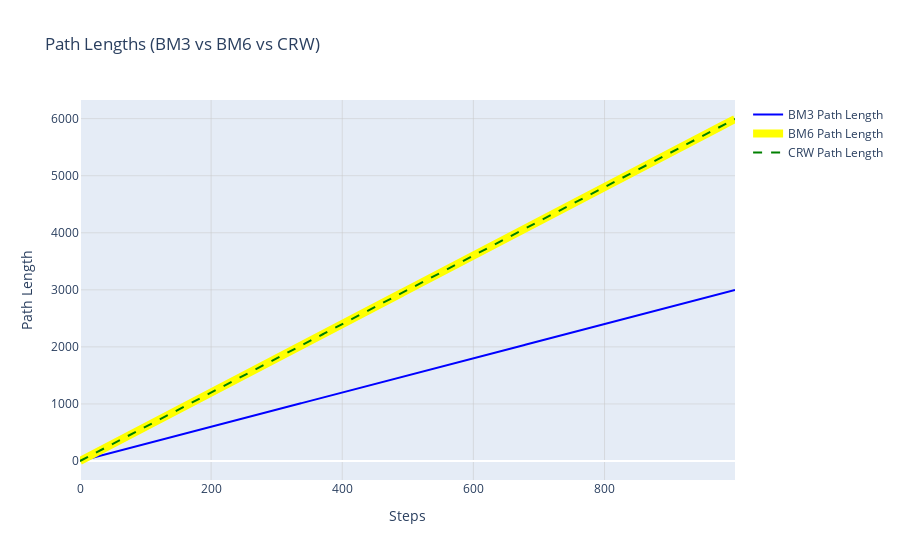

Here is the notebook cell this chart was saved with:
### Markdown cell above
*Plot the results*

### Code cell
# Create a plotly figure
plot = go.Figure()

# Add paths from CSV files (accumulated length)
plot.add_trace(go.Scatter(
    x=list(range(len(path_length_bm_3))),
    y=path_length_bm_3,
    mode='lines',
    name='BM3 Path Length',
    line=dict(color='blue')
))

plot.add_trace(go.Scatter(
    x=list(range(len(path_length_bm_6))),
    y=path_length_bm_6,
    mode='lines',
    name='BM6 Path Length',
    line=dict(color='yellow', width=8)
))

plot.add_trace(go.Scatter(
    x=list(range(len(path_length_crw))),
    y=path_length_crw,
    mode='lines',
    name='CRW Path Length',
    line=dict(color='green',dash='dash')
))

# Set figure layout
plot.update_layout(
    title="Path Lengths (BM3 vs BM6 vs CRW)",
    xaxis_title="Steps",
    yaxis_title="Path Length",
    showlegend=True,
    xaxis_gridcolor='rgba(200, 200, 200, 0.5)',
    yaxis_gridcolor='rgba(200, 200, 200, 0.5)'
)

# Display the figure
plot.show()

### Figure 1 — Plotly figure (JSON) as saved in the notebook; plotly's stock layout.template omitted (floating-point values rounded to 4 significant figures; data arrays with more than 128 entries replaced by an {"elided": "..."} marker saying what was removed)
{"data": [{"line": {"color": "blue"}, "mode": "lines", "name": "BM3 Path Length", "type": "scatter", "x": {"elided": "1000 int values"}, "y": {"elided": "1000 float values"}}, {"line": {"color": "yellow", "width": 8}, "mode": "lines", "name": "BM6 Path Length", "type": "scatter", "x": {"elided": "1000 int values"}, "y": {"elided": "1000 float values"}}, {"line": {"color": "green", "dash": "dash"}, "mode": "lines", "name": "CRW Path Length", "type": "scatter", "x": {"elided": "1000 int values"}, "y": {"elided": "1000 float values"}}], "layout": {"autosize": true, "showlegend": true, "title": {"text": "Path Lengths (BM3 vs BM6 vs CRW)"}, "xaxis": {"autorange": true, "gridcolor": "rgba(200, 200, 200, 0.5)", "range": [0, 999], "title": {"text": "Steps"}, "type": "linear"}, "yaxis": {"autorange": true, "gridcolor": "rgba(200, 200, 200, 0.5)", "range": [-333, 6327], "title": {"text": "Path Length"}, "type": "linear"}}}
